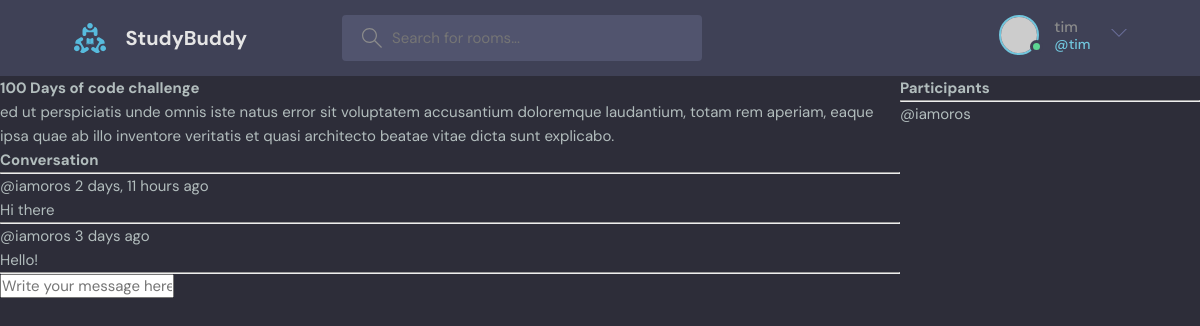
The app's page /room/2 (signed in) with its own data.
### base/models.py (models this page shows, shortened)
class Room(models.Model):
	host = models.ForeignKey(User, on_delete=models.SET_NULL, null=True)
	topic = models.ForeignKey(Topic, on_delete=models.SET_NULL, null=True)
	name = models.CharField(max_length=200)
	description = models.TextField(null=True, blank=True)
	participants = models.ManyToManyField(User, related_name='participants', blank=True)
	updated = models.DateTimeField(auto_now=True)
	created = models.DateTimeField(auto_now_add=True)
	class Meta:
		ordering = ['-updated', '-created']

class Message(models.Model):
	user = models.ForeignKey(User, on_delete=models.CASCADE)
	room = models.ForeignKey(Room, on_delete=models.CASCADE)
	body = models.TextField()
	updated = models.DateTimeField(auto_now=True)
	created = models.DateTimeField(auto_now_add=True)
	class Meta:
		ordering = ['-updated', '-created']

### base/views.py (the view, shortened to what this page needs)
# urls.py: path('room/<str:pk>', views.room, name="room"),
def room(request, pk):
	room = Room.objects.get(id=pk)
	room_messages = room.message_set.all()
	participants = room.participants.all()
	context = {
		'room': room,
		'room_messages': room_messages,
		'participants': participants,
	}
	return render(request, 'base/room.html', context)

### base/templates/base/room.html (shortened to what this page needs)
{% extends 'main.html' %}
{% block content%}
<div class="room-container">
	<div>
		<h1>{{room.name}}</h1>
		<p>{{room.description}}</p>
		<div class="comment-wrapper">
		<h3>Conversation</h3>
		<hr />
		{% for message in room_messages %}
		<div>
			<small>@{{message.user}} {{message.created|timesince}} ago</small>
			<p>{{message.body}}</p>
			<hr />
		</div>
		{% endfor %}
		</div>
		{% if request.user.is_authenticated %}
		<div class="comment-form">
		<form method="POST" action="">
			<input type="text" name="body" placeholder="Write your message here..." />
		</form>
		</div>
		{% endif %}
	</div>
	<div>
		<h3>Participants</h3>
		<hr>
		{% for user in participants %}
		<div>
			<p>@{{user.username}}</p>
		</div>
		{% endfor %}
	</div>
</div>
{% endblock %}

### templates/navbar.html (shortened to what this page needs)
{% load static %}
<header class="header header--loggedIn">
	<div class="container">
	  <a href="{% url 'home' %}" class="header__logo">
		<img src="{% static 'images/logo.svg' %}" />
		<h1>StudyBuddy</h1>
	  </a>
	  <form class="header__search" method="GET" action="{% url 'home' %}">
		<label>
		  <input name="q" placeholder="Search for rooms..." />
		</label>
	  </form>
	  <nav class="header__menu">
		{% if request.user.is_authenticated %}
		<div class="header__user">
		  <a href="{% url 'user-profile' request.user.id %}">
			<div class="avatar avatar--medium active">
			  <img src="https://randomuser.me/api/portraits/men/37.jpg" />
			</div>
			<p>{{request.user.username}}<span>@{{request.user.username}}</span></p>
		  </a>
		  <button class="dropdown-button">
			<svg
			  version="1.1"
			  xmlns="http://www.w3.org/2000/svg"
			  width="32"
			  height="32"
			  viewBox="0 0 32 32"
			>
			  <title>chevron-down</title>
			  <path d="M16 21l-13-13h-3l16 16 16-16h-3l-13 13z"></path>
			</svg>
		  </button>
		</div>
		{% else %}
		<a href="{% url 'login' %}">
		  <img src="{% static 'images/avatar.svg' %}" />
		  <p>Login</p>
		</a>
		{% endif %}
	  </nav>
	</div>
  </header>

### static/styles/style.css (style rules this page uses)
:root { --color-main: #71c6dd; --color-main-light: #e1f6fb; --color-dark: #3f4156; --color-dark-medium: #51546e; --color-dark-light: #696d97; --color-light: #e5e5e5; --color-gray: #8b8b8b; --color-light-gray: #b2bdbd; --color-bg: #2d2d39; --color-success: #5dd693; --color-error: #fc4b0b; }
* { font-family: "DM Sans", -apple-system, BlinkMacSystemFont, "Segoe UI", Roboto, Oxygen, Ubuntu, Cantarell, "Open Sans", "Helvetica Neue", sans-serif; margin: 0; padding: 0; box-sizing: border-box; text-rendering: optimizeLegibility; font-size: inherit; }
html { font-size: 56.25%; }
@media only screen and (min-width: 1200px) { html { font-size: 62.5%; } }
body { line-height: 1.6; font-weight: 400; font-size: 1.5rem; color: var(--color-light-gray); background-color: var(--color-bg); min-height: 100vh; }
img { width: 100%; }
a { display: inline-block; color: var(--color-main); text-decoration: none; }
.container { max-width: 120rem; width: 90%; margin: auto; }
.avatar { position: relative; display: inline-block; border-radius: 50%; border: 2px solid var(--color-main); }
.avatar img { display: block; border-radius: 50%; object-fit: cover; object-position: center; }
.avatar::after { content: ""; display: block; position: absolute; background-color: var(--color-gray); z-index: 111; border-radius: 50%; border: 0.3rem solid var(--color-dark); }
.avatar.active::after { background-color: var(--color-success); }
.avatar.avatar--medium img { width: 3.6rem; height: 3.6rem; border-radius: 50%; }
.avatar.avatar--medium:after { width: 0.7rem; height: 0.7rem; bottom: 0px; right: -6px; }
.header { padding: 1.5rem; background-color: var(--color-dark); }
.header > .container { display: flex; gap: 9.5rem; }
.header__logo, .header__user { display: flex; gap: 2rem; align-items: center; }
.header__logo > img { height: 3.2rem; width: 3.2rem; }
.header__logo > h1 { font-weight: 700; font-size: 2rem; color: var(--color-light); }
.header__search > label { background-color: var(--color-dark-medium); padding: 1.3rem 1rem; display: flex; align-items: center; gap: 1rem; border-radius: 4px; }
.header__search svg { fill: var(--color-gray); width: 2rem; height: 2rem; margin-left: 1rem; }
.header__search input { width: 30rem; background: transparent; border: none; outline: none; color: var(--color-light); }
.header__menu { margin-left: auto; position: relative; }
.header__menu a { display: flex; gap: 1.5rem; align-items: center; font-weight: 500; text-decoration: none; color: var(--color-gray); }
.header__menu img { height: 3.6rem; }
.header__menu p { line-height: 1.2; }
.header__menu span { color: var(--color-main); font-weight: 500; font-size: 1.4rem; display: block; }
.header__menu svg { width: 1.6rem; height: 1.6rem; fill: var(--color-dark-light); }
.dropdown-button { background: transparent; border: 0; outline: 0; cursor: pointer; }

### base/templates/base/room.html (style rules this page uses)
.room-container { display: grid; grid-template-columns: 3fr 1fr; }

### records on screen
Room: name "100 Days of code challenge", description "ed ut perspiciatis unde omnis iste natus error sit voluptatem accusantium doloremque laudantium, totam rem aperiam, eaque ipsa quae ab illo inventore veritatis et quasi architecto beatae vitae dicta sunt explicabo."
Message: user "iamoros", created "2 days, 11 hours", body "Hi there"
Message: user "iamoros", created "3 days", body "Hello!"

### other values on screen
{{ request.user.username }} "tim"
{{ user.username }} "iamoros"
